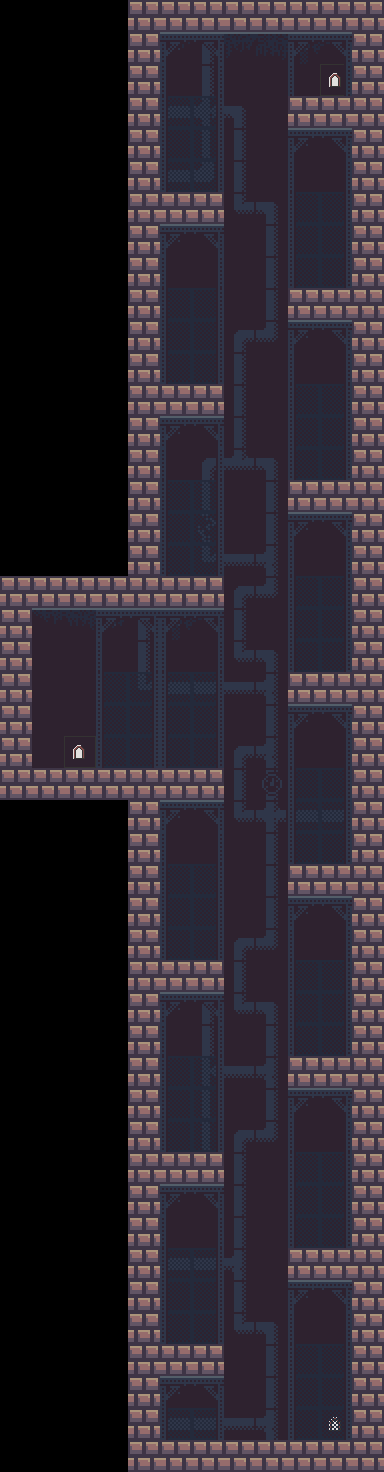

This is a level from a 2D game, rendered from its Tiled map with the project's own tilesets. A one-line summary and the map file follow, with tile-layer data summarised:
An orthogonal 12x46 tile map with 32x32 px tiles, 7 tile layers (BG, DT, TR, OB, ...), 3 tilesets.

<map version="1.4" tiledversion="1.4.3" orientation="orthogonal" renderorder="right-down" width="12" height="46" tilewidth="32" tileheight="32" infinite="0" nextlayerid="8" nextobjectid="1">
 <tileset firstgid="1" source="Terrain.tsx" />
 <tileset firstgid="1025" source="Objects.tsx" />
 <tileset firstgid="1153" source="Enemies.tsx" />
 <layer id="1" name="BG" width="12" height="46">
  <data>[552 cells, 383 non-empty, 1 distinct tile ids]</data>
 </layer>
 <layer id="6" name="DT" width="12" height="46">
  <data>[552 cells, 95 non-empty, 18 distinct tile ids]</data>
 </layer>
 <layer id="2" name="TR" width="12" height="46">
  <data>[552 cells, 140 non-empty, 1 distinct tile ids]</data>
 </layer>
 <layer id="3" name="OB" width="12" height="46">
  <properties>
   <property name="10,2" value="map:2031,x:17,y:18,coin" />
   <property name="10,44" value="map:240F,x:2,y:5,coin" />
   <property name="2,23" value="map:93C9,x:7,y:8,coin" />
  </properties>
  <data>[552 cells, 3 non-empty, 1 distinct tile ids]</data>
 </layer>
 <layer id="4" name="EN" width="12" height="46">
  <properties>
   <property name="10,14" value="x:9,y:14" />
   <property name="10,20" value="x:9,y:20" />
   <property name="10,26" value="x:9,y:26" />
   <property name="10,32" value="x:9,y:32" />
   <property name="10,38" value="x:9,y:38" />
   <property name="10,8" value="x:9,y:8" />
   <property name="5,11" value="x:6,y:11" />
   <property name="5,17" value="x:6,y:17" />
   <property name="5,29" value="x:6,y:29" />
   <property name="5,35" value="x:6,y:35" />
   <property name="5,41" value="x:6,y:41" />
   <property name="5,5" value="x:6,y:5" />
  </properties>
  <data>[552 cells, 0 non-empty, 0 distinct tile ids]</data>
 </layer>
 <layer id="5" name="OL" width="12" height="46">
  <data>[552 cells, 158 non-empty, 6 distinct tile ids]</data>
 </layer>
 <layer id="7" name="WA" width="12" height="46" opacity="0.12">
  <data>[552 cells, 0 non-empty, 0 distinct tile ids]</data>
 </layer>
</map>